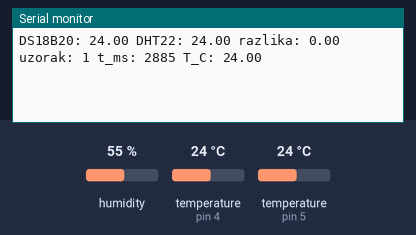
A sketch run on a simulated Arduino Uno, built with avr-gcc and run on an emulated ATmega328P. Shown: the last lines printed to the serial monitor. Inputs (shaded band) come from the test bench; at power-on: temperature (sensors on pin 4, pin 5) 24 °C, humidity 55 %.

Above: at 3.3 s.
3.4 s: temperature (sensor on pin 4) set to 12 °C
At 6.5 s:
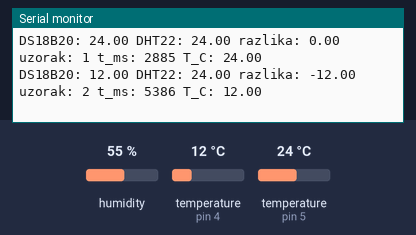
6.8 s: temperature (sensor on pin 5) set to 12 °C
At 8.5 s:
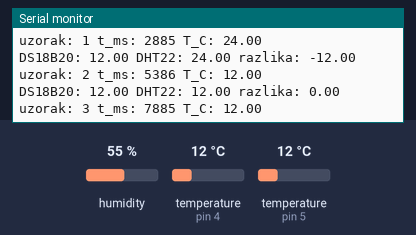
10.2 s: temperature (sensor on pin 4) set to 19 °C
At 11.6 s:
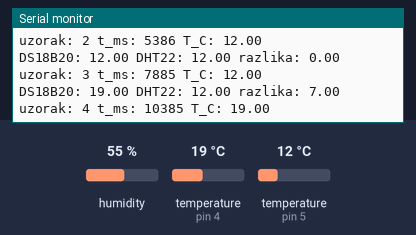
13.6 s: temperature (sensor on pin 5) set to 19 °C
At 16.6 s:
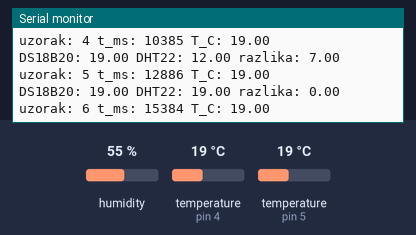
Timing chart, 0 to 18.0 s (numbered marks = the images above; inputs shaded):
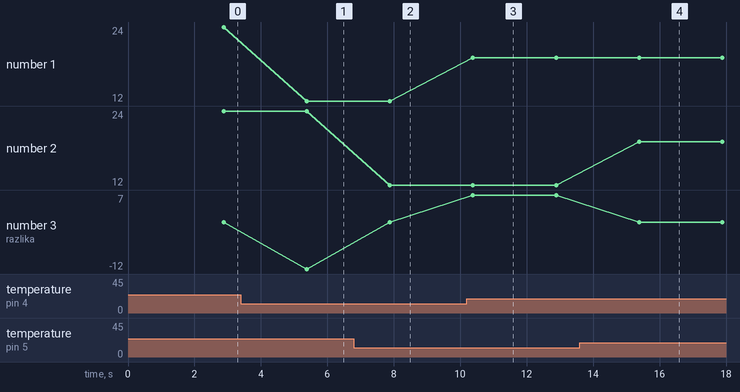

Measured:
- after the input at 3.4 s, the serial monitor: prints a new line after 2.0 s (image 1)
- after the input at 6.8 s, the serial monitor: prints a new line after 1.1 s (image 2)
- after the input at 10.2 s, the serial monitor: prints a new line after 0.18 s (image 3)
- after the input at 13.6 s, the serial monitor: prints a new line after 1.8 s (image 4)
- plotted number 1: 24 → 12 after the input at 3.4 s, 12 → 19 after the input at 10.2 s
- plotted number 3: 0 → -12 after the input at 3.4 s, -12 → 0 after the input at 6.8 s, 0 → 7 after the input at 10.2 s, 7 → 0 after the input at 13.6 s

The sketch:

main.ino
```cpp
#include "ulazi.h"

#include <DHT.h>
DHT drugi(5, DHT22);
const unsigned long INTERVAL_MS = 2500;
unsigned long broj = 0;

void setup() {
  Serial.begin(115200);
  senzor.begin();
  drugi.begin();
  delay(2100);
}

void loop() {
  unsigned long pocetak = millis();
  float t = ocitaj();
  float t2 = drugi.readTemperature();
  if (isnan(t) || isnan(t2)) {
    Serial.println("Pogreska senzora: provjeri DQ");
  } else {
    Serial.print("DS18B20: "); Serial.print(t);
    Serial.print(" DHT22: "); Serial.print(t2);
    Serial.print(" razlika: "); Serial.println(t - t2);
    Serial.print("uzorak: "); Serial.print(++broj);
    Serial.print(" t_ms: "); Serial.print(millis());
    Serial.print(" T_C: "); Serial.println(t);
  }
  unsigned long trajanje = millis() - pocetak;
  if (trajanje < INTERVAL_MS) delay(INTERVAL_MS - trajanje);
}
```
